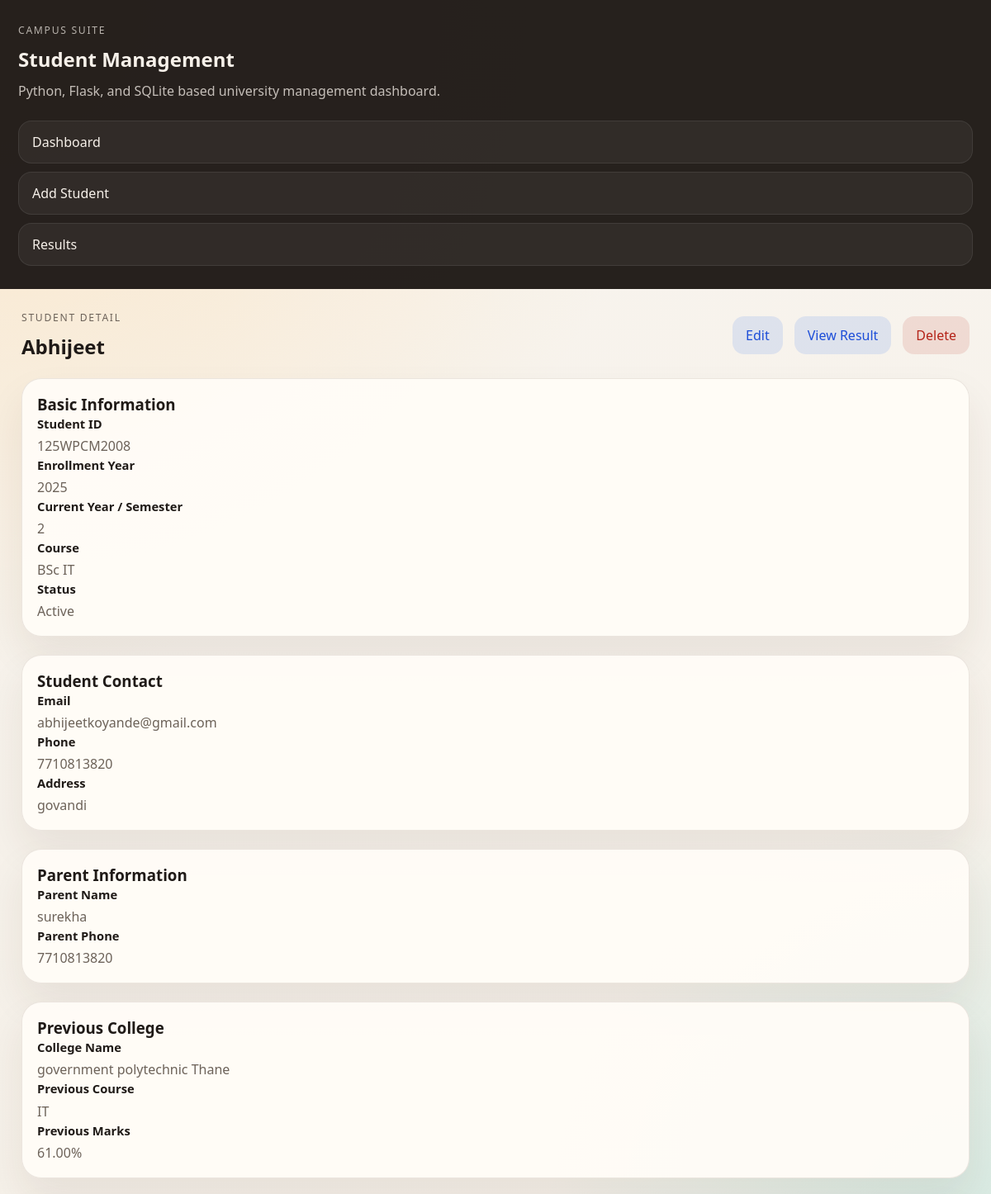
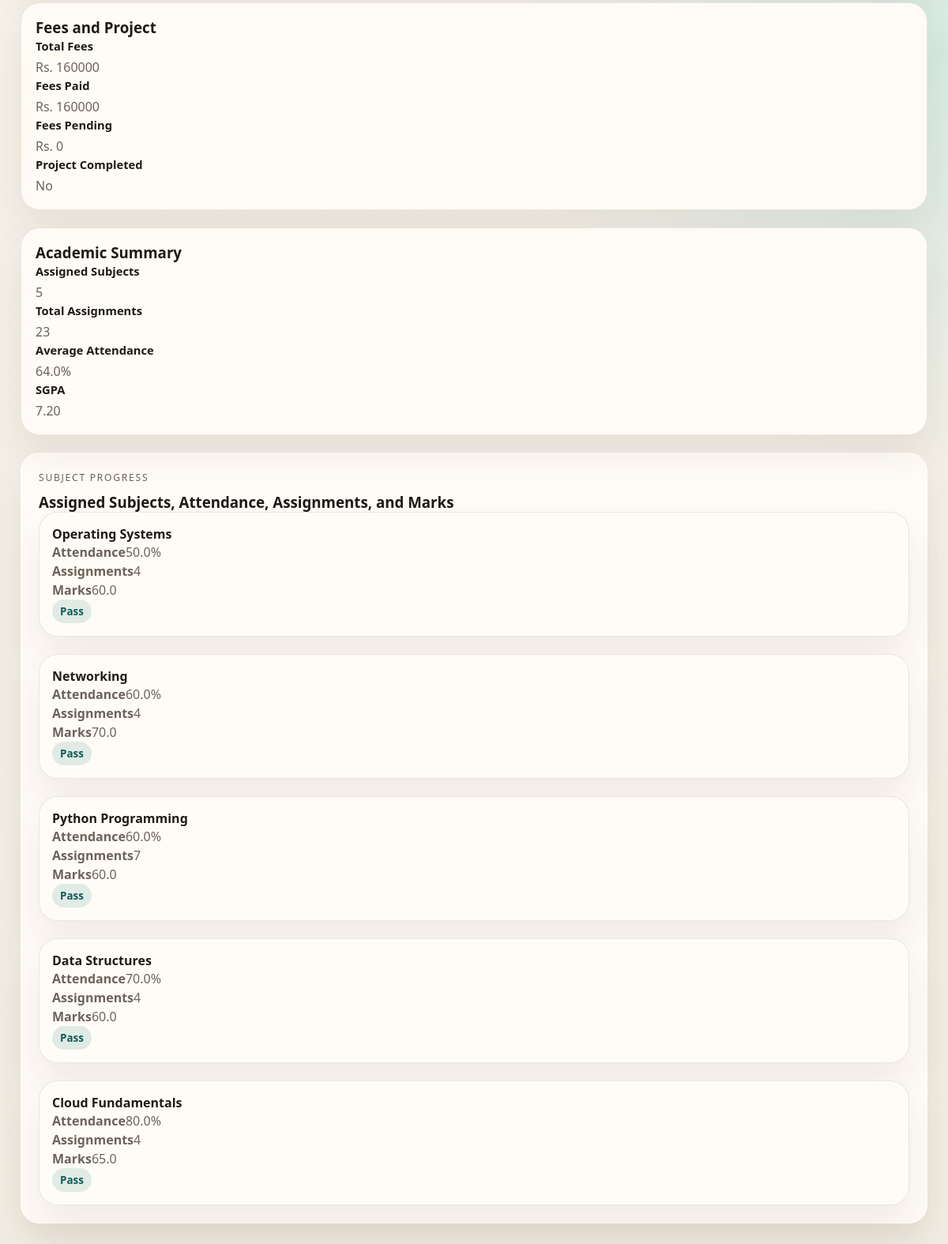
Screenshot of /students/3 with the database file from the repository (2 pictures, top to bottom).
### tables this page shows
CREATE TABLE students (
            id INTEGER PRIMARY KEY AUTOINCREMENT,
            student_id TEXT NOT NULL UNIQUE,
            full_name TEXT NOT NULL,
            enrollment_year INTEGER NOT NULL,
            current_year TEXT NOT NULL,
            course TEXT NOT NULL,
            status TEXT NOT NULL,
            student_email TEXT NOT NULL,
            student_phone TEXT NOT NULL,
            student_address TEXT NOT NULL,
            parent_name TEXT NOT NULL,
            parent_phone TEXT NOT NULL,
            previous_college_name TEXT NOT NULL,
            previous_course TEXT NOT NULL,
            previous_marks REAL NOT NULL,
            total_fees REAL NOT NULL,
            fees_paid REAL NOT NULL,
            project_completed TEXT NOT NULL
        );

CREATE TABLE student_subjects (
            id INTEGER PRIMARY KEY AUTOINCREMENT,
            student_id INTEGER NOT NULL,
            subject_name TEXT NOT NULL,
            attendance REAL NOT NULL,
            assignments_count INTEGER NOT NULL,
            marks REAL NOT NULL,
            FOREIGN KEY (student_id) REFERENCES students (id) ON DELETE CASCADE
        );

### app.py (the view)
@app.route("/students/<int:student_id>")
def student_detail(student_id: int) -> str | Any:
    student = get_student_or_404(student_id)
    if student is None:
        flash("Student not found.", "error")
        return redirect(url_for("dashboard"))
    return render_template("student_detail.html", student=student)

### app.py (called while the page is built)
def get_db() -> sqlite3.Connection:
    if "db" not in g:
        DATABASE_PATH.parent.mkdir(parents=True, exist_ok=True)
        g.db = sqlite3.connect(app.config["DATABASE"])
        g.db.row_factory = sqlite3.Row
    return g.db

@app.before_request
def ensure_db_ready() -> None:
    if not app.config["DB_READY"]:
        init_db()

def calculate_grade_point(marks: float) -> int:
    if marks >= 90:
        return 10
    if marks >= 80:
        return 9
    if marks >= 70:
        return 8
    if marks >= 60:
        return 7
    if marks >= 50:
        return 6
    if marks >= 40:
        return 5
    return 0

def calculate_sgpa(subjects: list[dict[str, Any]]) -> float:
    if not subjects:
        return 0.0
    total = sum(calculate_grade_point(float(subject["marks"])) for subject in subjects)
    return round(total / len(subjects), 2)

def average_attendance(subjects: list[dict[str, Any]]) -> float:
    if not subjects:
        return 0.0
    total = sum(float(subject["attendance"]) for subject in subjects)
    return round(total / len(subjects), 1)

def get_subjects_for_student(student_row_id: int) -> list[dict[str, Any]]:
    db = get_db()
    rows = db.execute(
        """
        SELECT subject_name, attendance, assignments_count, marks
        FROM student_subjects
        WHERE student_id = ?
        ORDER BY id
        """,
        (student_row_id,),
    ).fetchall()
    return [dict(row) for row in rows]

def build_student_payload(row: sqlite3.Row) -> dict[str, Any]:
    student = dict(row)
    subjects = get_subjects_for_student(student["id"])
    student["subjects"] = subjects
    student["fees_pending"] = round(float(student["total_fees"]) - float(student["fees_paid"]), 2)
    student["sgpa"] = calculate_sgpa(subjects)
    student["average_attendance"] = average_attendance(subjects)
    student["total_assignments"] = sum(int(subject["assignments_count"]) for subject in subjects)
    return student

def get_student_or_404(student_row_id: int) -> dict[str, Any] | None:
    db = get_db()
    row = db.execute("SELECT * FROM students WHERE id = ?", (student_row_id,)).fetchone()
    return build_student_payload(row) if row else None

@app.context_processor
def inject_globals() -> dict[str, Any]:
    return {"course_subjects_json": json.dumps(COURSE_SUBJECTS), "course_subjects": COURSE_SUBJECTS}

### templates/student_detail.html (shortened to what this page needs)
{% extends "base.html" %}
{% block content %}
  <section class="topbar">
    <div>
      <p class="eyebrow">Student Detail</p>
      <h2>{{ student.full_name }}</h2>
    </div>
    <div class="action-row">
      <a href="{{ url_for('edit_student', student_id=student.id) }}" class="secondary-button link-button">Edit</a>
      <a href="{{ url_for('results_overview', student_id=student.id) }}" class="secondary-button link-button">View Result</a>
      <form method="post" action="{{ url_for('delete_student', student_id=student.id) }}" onsubmit="return confirm('Delete this student record?');">
        <button type="submit" class="danger-button">Delete</button>
      </form>
    </div>
  </section>
  <section class="detail-grid detail-page-grid">
    <article class="detail-card">
      <h3>Basic Information</h3>
      <p><strong>Student ID</strong>{{ student.student_id }}</p>
      <p><strong>Enrollment Year</strong>{{ student.enrollment_year }}</p>
      <p><strong>Current Year / Semester</strong>{{ student.current_year }}</p>
      <p><strong>Course</strong>{{ student.course }}</p>
      <p><strong>Status</strong>{{ student.status }}</p>
    </article>
    <article class="detail-card">
      <h3>Student Contact</h3>
      <p><strong>Email</strong>{{ student.student_email }}</p>
      <p><strong>Phone</strong>{{ student.student_phone }}</p>
      <p><strong>Address</strong>{{ student.student_address }}</p>
    </article>
    <article class="detail-card">
      <h3>Parent Information</h3>
      <p><strong>Parent Name</strong>{{ student.parent_name }}</p>
      <p><strong>Parent Phone</strong>{{ student.parent_phone }}</p>
    </article>
    <article class="detail-card">
      <h3>Previous College</h3>
      <p><strong>College Name</strong>{{ student.previous_college_name }}</p>
      <p><strong>Previous Course</strong>{{ student.previous_course }}</p>
      <p><strong>Previous Marks</strong>{{ "%.2f"|format(student.previous_marks) }}%</p>
    </article>
    <article class="detail-card">
      <h3>Fees and Project</h3>
      <p><strong>Total Fees</strong>Rs. {{ "%.0f"|format(student.total_fees) }}</p>
      <p><strong>Fees Paid</strong>Rs. {{ "%.0f"|format(student.fees_paid) }}</p>
      <p><strong>Fees Pending</strong>Rs. {{ "%.0f"|format(student.fees_pending) }}</p>
      <p><strong>Project Completed</strong>{{ student.project_completed }}</p>
    </article>
    <article class="detail-card">
      <h3>Academic Summary</h3>
      <p><strong>Assigned Subjects</strong>{{ student.subjects|length }}</p>
      <p><strong>Total Assignments</strong>{{ student.total_assignments }}</p>
      <p><strong>Average Attendance</strong>{{ "%.1f"|format(student.average_attendance) }}%</p>
      <p><strong>SGPA</strong>{{ "%.2f"|format(student.sgpa) }}</p>
    </article>
  </section>
  <section class="card">
    <div class="card-head">
      <div>
        <p class="eyebrow">Subject Progress</p>
        <h3>Assigned Subjects, Attendance, Assignments, and Marks</h3>
      </div>
    </div>
    <div class="subject-grid">
      {% for subject in student.subjects %}
        <article class="subject-card">
          <h4>{{ subject.subject_name }}</h4>
          <p><strong>Attendance</strong>{{ "%.1f"|format(subject.attendance) }}%</p>
          <p><strong>Assignments</strong>{{ subject.assignments_count }}</p>
          <p><strong>Marks</strong>{{ "%.1f"|format(subject.marks) }}</p>
          <span class="pill {% if subject.marks >= 40 %}ok{% else %}pending{% endif %}">
            {{ "Pass" if subject.marks >= 40 else "Needs Work" }}
          </span>
        </article>
      {% endfor %}
    </div>
  </section>
{% endblock %}

### static/style.css (style rules this page uses)
:root { --bg: #f4efe7; --surface: rgba(255, 252, 247, 0.94); --surface-strong: #fffdf9; --ink: #1f1a17; --muted: #6c6259; --line: rgba(91, 70, 51, 0.12); --teal: #0f766e; --teal-dark: #115e59; --teal-soft: rgba(15, 118, 110, 0.12); --blue-soft: rgba(37, 99, 235, 0.12); --blue-text: #1d4ed8; --orange-soft: rgba(217, 119, 6, 0.14); --orange-text: #9a3412; --danger: #b42318; --danger-soft: rgba(180, 35, 24, 0.12); --shadow: 0 24px 48px rgba(66, 44, 20, 0.08); }
* { box-sizing: border-box; }
body { margin: 0; min-height: 100vh; color: var(--ink); font-family: "Segoe UI", Tahoma, Geneva, Verdana, sans-serif; background: radial-gradient(circle at top left, rgba(255, 208, 140, 0.4), transparent 25%), radial-gradient(circle at right, rgba(153, 221, 213, 0.34), transparent 28%), linear-gradient(180deg, #f8f4ee 0%, #f2ece2 100%); }
a { color: inherit; text-decoration: none; }
button, input, select, textarea { font: inherit; }
.sidebar h1, .topbar h2, .hero-card h3, .card h3, .detail-card h3, .form-section h3, .subject-card h4 { margin: 0; }
.eyebrow { margin: 0 0 10px; text-transform: uppercase; letter-spacing: 0.14em; font-size: 0.76rem; color: var(--muted); }
.topbar, .card-head, .section-head, .action-row, .search-form, .form-actions { display: flex; justify-content: space-between; gap: 14px; align-items: center; }
.topbar { margin-bottom: 22px; }
.hero-grid, .stats-grid, .dashboard-grid, .detail-grid, .results-layout, .subject-grid { display: grid; gap: 22px; }
.detail-grid { grid-template-columns: repeat(2, minmax(0, 1fr)); }
.detail-page-grid { margin-bottom: 22px; }
.hero-card, .card, .detail-card, .stat-card, .subject-card, .student-card, .form-shell { background: var(--surface); border: 1px solid rgba(255, 255, 255, 0.82); border-radius: 24px; box-shadow: var(--shadow); }
.hero-card, .card, .form-shell { padding: 22px; }
.student-card h4, .student-card p, .detail-card p, .subject-card p { margin: 0; }
.student-card p, .detail-card p, .subject-card p { color: var(--muted); line-height: 1.5; }
.detail-card { padding: 18px; border: 1px solid var(--line); }
.detail-card strong { display: block; color: var(--ink); font-size: 0.92rem; margin-bottom: 4px; }
.subject-card { padding: 16px; border: 1px solid var(--line); }
.pill { display: inline-flex; align-items: center; padding: 6px 10px; border-radius: 999px; font-size: 0.84rem; font-weight: 700; }
.pill.ok { background: var(--teal-soft); color: var(--teal-dark); }
.primary-button, .secondary-button, .danger-button, .link-button { display: inline-flex; align-items: center; justify-content: center; border: 0; border-radius: 14px; padding: 12px 16px; cursor: pointer; }
.secondary-button, .link-button { background: var(--blue-soft); color: var(--blue-text); }
.danger-button { background: var(--danger-soft); color: var(--danger); }
@media (max-width: 1200px) { .app-shell, .hero-grid, .stats-grid, .dashboard-grid, .results-layout, .detail-grid { grid-template-columns: 1fr; } }

### rows the page displays
students: full_name "Abhijeet", student_id "125WPCM2008", enrollment_year "2025", current_year "2", course "BSc IT", status "Active", student_email "abhijeetkoyande@gmail.com", student_phone "7710813820", student_address "govandi", parent_name "surekha", parent_phone "7710813820", previous_college_name "government polytechnic Thane", previous_course "IT", previous_marks "61.00", total_fees "160000", fees_paid "160000", project_completed "No"
student_subjects: subject_name "Operating Systems", attendance "50.0", assignments_count "4", marks "60.0", marks "Pass"
student_subjects: subject_name "Networking", attendance "60.0", assignments_count "4", marks "70.0", marks "Pass"
student_subjects: subject_name "Python Programming", attendance "60.0", assignments_count "7", marks "60.0", marks "Pass"
student_subjects: subject_name "Data Structures", attendance "70.0", assignments_count "4", marks "60.0", marks "Pass"
student_subjects: subject_name "Cloud Fundamentals", attendance "80.0", assignments_count "4", marks "65.0", marks "Pass"

### other values shown
{{ "%.0f"|format(student.fees_pending) }} "0"
{{ student.subjects|length }} "5"
{{ student.total_assignments }} "23"
{{ "%.1f"|format(student.average_attendance) }} "64.0"
{{ "%.2f"|format(student.sgpa) }} "7.20"
